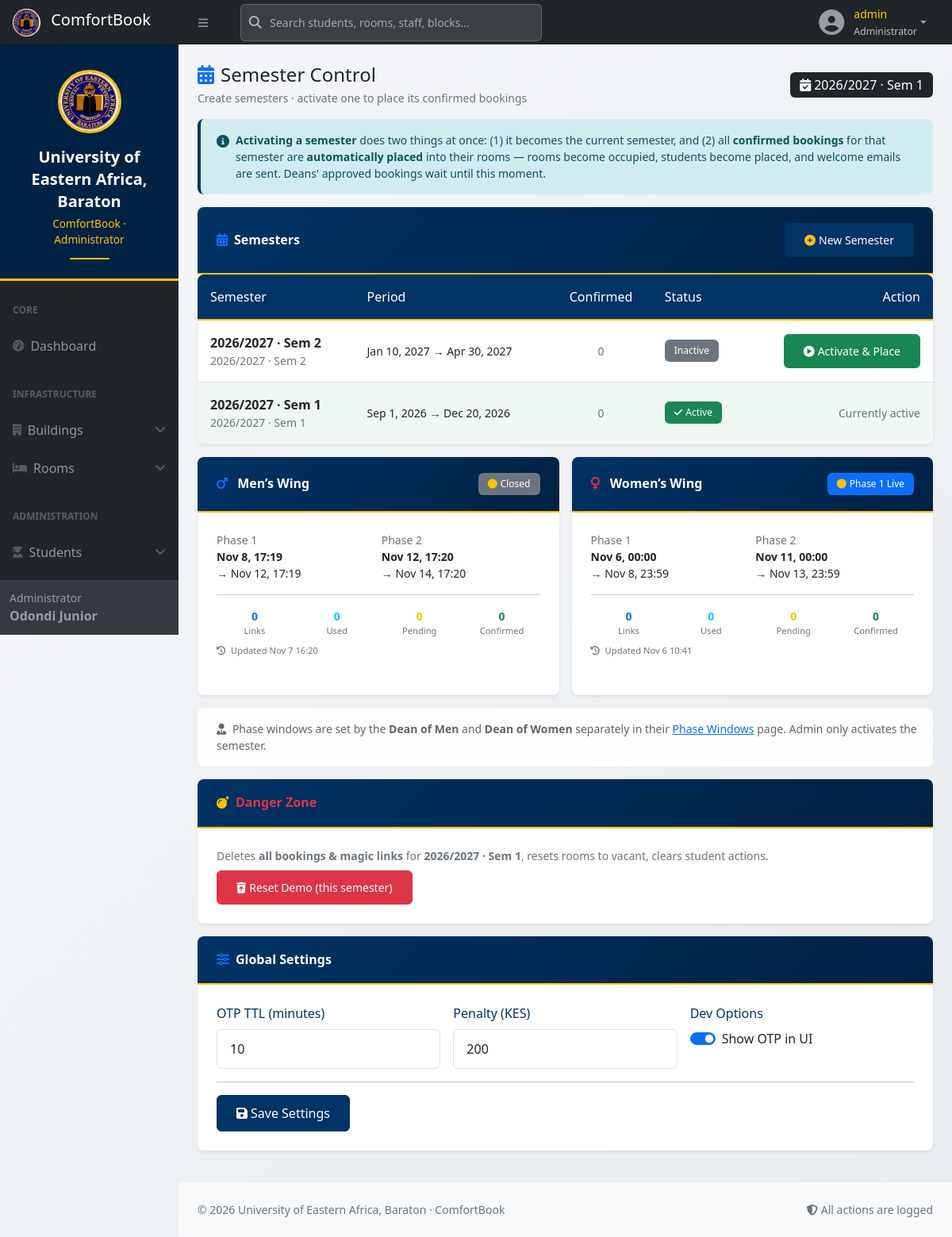
The page /user/phase_control.php (signed in) on the database its author committed.
### tables this page shows
CREATE TABLE `semesters` (
  `id` int(10) UNSIGNED NOT NULL,
  `academic_year` varchar(20) NOT NULL,
  `semester_no` tinyint(3) UNSIGNED NOT NULL,
  `name` varchar(80) NOT NULL,
  `start_date` date NOT NULL,
  `end_date` date NOT NULL,
  `phase1_start` datetime DEFAULT NULL,
  `phase1_end` datetime DEFAULT NULL,
  `phase2_start` datetime DEFAULT NULL,
  `phase2_end` datetime DEFAULT NULL,
  `is_active` tinyint(1) NOT NULL DEFAULT 0,
  `created_at` datetime NOT NULL DEFAULT current_timestamp()
);

CREATE TABLE `semester_windows` (
  `id` int(10) UNSIGNED NOT NULL,
  `semester_id` int(10) UNSIGNED NOT NULL,
  `gender` enum('Male','Female') NOT NULL,
  `phase1_start` datetime DEFAULT NULL,
  `phase1_end` datetime DEFAULT NULL,
  `phase2_start` datetime DEFAULT NULL,
  `phase2_end` datetime DEFAULT NULL,
  `updated_by` int(10) UNSIGNED DEFAULT NULL,
  `updated_at` datetime NOT NULL DEFAULT current_timestamp() ON UPDATE current_timestamp()
);

### user/phase_control.php (the view, shortened to what the rows shown need)
<?php
require_once __DIR__ . '/../includes/config.php';
require_once __DIR__ . '/../includes/mailer.php';
$activeSem = active_semester();
$activeSid = $activeSem ? (int)$activeSem['id'] : 0;
$semesters = $pdo->query("
    SELECT * FROM semesters
    ORDER BY academic_year DESC, semester_no DESC
")->fetchAll();
$confirmedCounts = [];
$menWin   = $activeSid ? semester_window($activeSid, 'Male')   : null;
$womenWin = $activeSid ? semester_window($activeSid, 'Female') : null;
$menPhase   = $activeSid ? current_phase('Male')   : null;
$womenPhase = $activeSid ? current_phase('Female') : null;
$stats = [
    'male'   => ['links'=>0, 'used'=>0, 'pending'=>0, 'confirmed'=>0],
    'female' => ['links'=>0, 'used'=>0, 'pending'=>0, 'confirmed'=>0],
];
if ($activeSid) {
    foreach (['male'=>'Male', 'female'=>'Female'] as $key => $g) {
        $stmt = $pdo->prepare("
            SELECT COUNT(*) FROM magic_links ml
            JOIN students s ON s.id = ml.student_id
            WHERE ml.semester_id = ? AND s.gender = ?
        ");
        $stmt->execute([$activeSid, $g]);
        $stats[$key]['links'] = (int)$stmt->fetchColumn();
        $stmt = $pdo->prepare("
            SELECT COUNT(*) FROM magic_links ml
            JOIN students s ON s.id = ml.student_id
            WHERE ml.semester_id = ? AND s.gender = ? AND ml.used_at IS NOT NULL
        ");
        $stmt->execute([$activeSid, $g]);
        $stats[$key]['used'] = (int)$stmt->fetchColumn();
        $stmt = $pdo->prepare("
            SELECT COUNT(*) FROM bookings b
            JOIN students s ON s.id = b.student_id
            WHERE b.semester_id = ? AND s.gender = ? AND b.status = 'pending_approval'
        ");
        $stmt->execute([$activeSid, $g]);
        $stats[$key]['pending'] = (int)$stmt->fetchColumn();
        $stmt = $pdo->prepare("
            SELECT COUNT(*) FROM bookings b
            JOIN students s ON s.id = b.student_id
            WHERE b.semester_id = ? AND s.gender = ? AND b.status = 'confirmed'
        ");
        $stmt->execute([$activeSid, $g]);
        $stats[$key]['confirmed'] = (int)$stmt->fetchColumn();
    }
}
function phase_badge(?int $p): string {
    return match($p) {
        1 => '<span class="badge bg-primary"><i class="fas fa-circle me-1"></i>Phase 1 Live</span>',
        2 => '<span class="badge bg-success"><i class="fas fa-circle me-1"></i>Phase 2 Live</span>',
        default => '<span class="badge bg-secondary"><i class="fas fa-circle me-1"></i>Closed</span>',
    };
}
?>
<?php include __DIR__ . '/partial/header.php'; ?>
<div id="layoutSidenav">
    <div id="layoutSidenav_content">
        <main class="container-fluid px-4">
            <div class="d-flex flex-wrap justify-content-between align-items-center mt-4 mb-3">
                <div>
                    <h4 class="mb-1"><i class="fas fa-calendar-alt text-primary me-2"></i>Semester Control</h4>
                    <p class="text-muted small mb-0">
                    </p>
                </div>
                <?php if ($activeSem): ?>
                    <span class="badge bg-dark fs-6">
                        <i class="fas fa-calendar-check me-1"></i><?= h($activeSem['name']) ?>
                    </span>
                <?php else: ?>
                    <span class="badge bg-warning text-dark fs-6">
                        <i class="fas fa-exclamation-triangle me-1"></i>No active semester
                    </span>
                <?php endif; ?>
            </div>
            <div class="card border-0 shadow-sm mb-3">
                <div class="card-body p-0">
                    <?php if (empty($semesters)): ?>
                        <div class="text-center py-5 text-muted small">
                            No semesters yet. Click <strong>New Semester</strong> to add one.
                        </div>
                    <?php else: ?>
                        <div class="table-responsive">
                            <table class="table table-hover mb-0 align-middle">
                                <thead class="table-light">
                                    <tr>
                                        <th>Semester</th>
                                        <th>Period</th>
                                        <th class="text-center">Confirmed</th>
                                        <th>Status</th>
                                        <th class="text-end">Action</th>
                                    </tr>
                                </thead>
                                <tbody>
                                <?php foreach ($semesters as $s):
                                    $isActive = ((int)$s['id'] === $activeSid);
                                    $conf     = $confirmedCounts[(int)$s['id']] ?? 0;
                                ?>
                                    <tr <?= $isActive ? 'style="background:#f0f8f4;"' : '' ?>>
                                        <td>
                                            <div class="fw-bold"><?= h($s['name']) ?></div>
                                            <div class="text-muted small">
                                                <?= h($s['academic_year']) ?> · Sem <?= (int)$s['semester_no'] ?>
                                            </div>
                                        </td>
                                        <td class="small">
                                            <?= date('M j, Y', strtotime($s['start_date'])) ?>
                                            → <?= date('M j, Y', strtotime($s['end_date'])) ?>
                                        </td>
                                        <td class="text-center">
                                            <?php if ($conf > 0): ?>
                                                <span class="badge bg-success"><?= $conf ?></span>
                                            <?php else: ?>
                                                <span class="text-muted small">0</span>
                                            <?php endif; ?>
                                        </td>
                                        <td>
                                            <?php if ($isActive): ?>
                                                <span class="badge bg-success"><i class="fas fa-check me-1"></i>Active</span>
                                            <?php else: ?>
                                                <span class="badge bg-secondary">Inactive</span>
                                            <?php endif; ?>
                                        </td>
                                        <td class="text-end">
                                            <?php if (!$isActive): ?>
                                                <form method="post" class="d-inline"
                                                      onsubmit="return confirm('Activate <?= h(addslashes($s['name'])) ?>?\n\nThis will:\n• Make it the current semester\n• Place <?= $conf ?> confirmed student<?= $conf===1?'':'s' ?> into their rooms\n• Send <?= $conf ?> welcome email<?= $conf===1?'':'s' ?>\n\nThis cannot be undone.');">
                                                    <button class="btn btn-sm btn-success" <?= $conf === 0 && $isActive ? 'disabled' : '' ?>>
                                                        <i class="fas fa-play-circle me-1"></i>Activate &amp; Place
                                                    </button>
                                                </form>
                                            <?php else: ?>
                                                <span class="text-muted small">Currently active</span>
                                            <?php endif; ?>
                                        </td>
                                    </tr>
                                <?php endforeach; ?>
                                </tbody>
                            </table>
                        </div>
                    <?php endif; ?>
                </div>
            </div>
            <?php if ($activeSem): ?>
            <div class="row g-3 mb-3">
                <?php foreach ([
                    ['gender'=>'Male',   'label'=>'Men’s Wing',   'icon'=>'fa-mars',  'color'=>'primary', 'win'=>$menWin,   'phase'=>$menPhase,   'stats'=>$stats['male']],
                    ['gender'=>'Female', 'label'=>'Women’s Wing', 'icon'=>'fa-venus', 'color'=>'danger',  'win'=>$womenWin, 'phase'=>$womenPhase, 'stats'=>$stats['female']],
                ] as $w): ?>
                <div class="col-lg-6">
                    <div class="card border-0 shadow-sm h-100">
                        <div class="card-header bg-white d-flex justify-content-between align-items-center">
                            <h6 class="mb-0 fw-bold">
                                <i class="fas <?= $w['icon'] ?> text-<?= $w['color'] ?> me-2"></i>
                                <?= h($w['label']) ?>
                            </h6>
                            <?= phase_badge($w['phase']) ?>
                        </div>
                        <div class="card-body small">
                            <div class="row g-2 mb-3">
                                <div class="col-6">
                                    <div class="text-muted">Phase 1</div>
                                    <?php if ($w['win'] && $w['win']['phase1_start']): ?>
                                        <div><strong><?= date('M j, H:i', strtotime($w['win']['phase1_start'])) ?></strong></div>
                                        <div>→ <?= date('M j, H:i', strtotime($w['win']['phase1_end'])) ?></div>
                                    <?php else: ?>
                                        <div class="text-muted fst-italic">Not set</div>
                                    <?php endif; ?>
                                </div>
                                <div class="col-6">
                                    <div class="text-muted">Phase 2</div>
                                    <?php if ($w['win'] && $w['win']['phase2_start']): ?>
                                        <div><strong><?= date('M j, H:i', strtotime($w['win']['phase2_start'])) ?></strong></div>
                                        <div>→ <?= date('M j, H:i', strtotime($w['win']['phase2_end'])) ?></div>
                                    <?php else: ?>
                                        <div class="text-muted fst-italic">Not set</div>
                                    <?php endif; ?>
                                </div>
                            </div>
                            <hr>
                            <div class="row g-2 text-center">
                                <div class="col-3">
                                    <div class="fw-bold text-primary"><?= number_format($w['stats']['links']) ?></div>
                                    <div class="text-muted" style="font-size:.7rem;">Links</div>
                                </div>
                                <div class="col-3">
                                    <div class="fw-bold text-info"><?= number_format($w['stats']['used']) ?></div>
                                    <div class="text-muted" style="font-size:.7rem;">Used</div>
                                </div>
                                <div class="col-3">
                                    <div class="fw-bold text-warning"><?= number_format($w['stats']['pending']) ?></div>
                                    <div class="text-muted" style="font-size:.7rem;">Pending</div>
                                </div>
                                <div class="col-3">
                                    <div class="fw-bold text-success"><?= number_format($w['stats']['confirmed']) ?></div>
                                    <div class="text-muted" style="font-size:.7rem;">Confirmed</div>
                                </div>
                            </div>
                            <?php if ($w['win'] && $w['win']['updated_at']): ?>
                                <div class="text-muted mt-2" style="font-size:.7rem;">
                                    <i class="fas fa-history me-1"></i>
                                    Updated <?= date('M j H:i', strtotime($w['win']['updated_at'])) ?>
                                </div>
                            <?php endif; ?>
                        </div>
                    </div>
                </div>
                <?php endforeach; ?>
            </div>
            <div class="alert alert-light small">
                <i class="fas fa-user-tie me-1"></i>
                Phase windows are set by the <strong>Dean of Men</strong> and
                <strong>Dean of Women</strong> separately in their
                <a href="<?= APP_BASE ?>/user/phase_windows.php">Phase Windows</a> page.
                Admin only activates the semester.
            </div>
            <div class="card border-0 shadow-sm mb-3 border-danger border-opacity-25">
                <div class="card-header bg-white">
                    <h6 class="mb-0 fw-bold text-danger">
                        <i class="fas fa-bomb me-2"></i>Danger Zone
                    </h6>
                </div>
                <div class="card-body">
                    <p class="small text-muted mb-2">
                        Deletes <strong>all bookings &amp; magic links</strong> for
                        <strong><?= h($activeSem['name']) ?></strong>,
                        resets rooms to vacant, clears student actions.
                    </p>
                    <form method="post" onsubmit="return confirm('Reset demo data for this semester?');">
                        <button class="btn btn-danger btn-sm">
                            <i class="fas fa-trash-restore me-1"></i>Reset Demo (this semester)
                        </button>
                    </form>
                </div>
            </div>
            <?php endif; ?>
        </main>
<?php include __DIR__ . '/partial/footer.php'; ?>

### rows shown on the page
semesters: name "2026/2027 · Sem 1", academic_year "2026/2027", semester_no "1", start_date "Sep 1, 2026", end_date "Dec 20, 2026", shows "Active", shows "Currently active"
semesters: name "2026/2027 · Sem 2", academic_year "2026/2027", semester_no "2", start_date "Jan 10, 2027", end_date "Apr 30, 2027", shows "Inactive"
semester_windows: phase1_start "Nov 8, 17:19", phase1_end "Nov 12, 17:19", phase2_start "Nov 12, 17:20", phase2_end "Nov 14, 17:20", updated_at "Nov 7 16:20"
semester_windows: label "Women’s Wing", semester "Phase 1 Live", phase1_start "Nov 6, 00:00", phase1_end "Nov 8, 23:59", phase2_start "Nov 11, 00:00", phase2_end "Nov 13, 23:59", links "0", used "0", pending "0", confirmed "0", updated_at "Nov 6 10:41"

### other values the page prints
$username "admin"
$roleDisplay "Administrator"
role_display() "Administrator"
$_SESSION['full_name'] "Odondi Junior"
$w['label'] "Men’s Wing"
$w['stats']['links'] "0"
$w['stats']['used'] "0"
$w['stats']['pending'] "0"
$w['stats']['confirmed'] "0"
